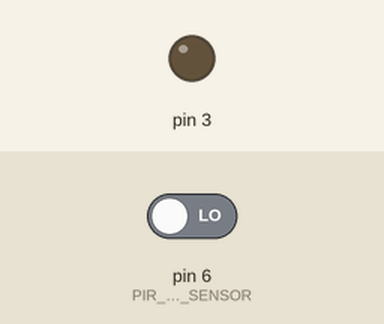
This program was run on a simulated Arduino Uno, built with avr-gcc and run on an emulated ATmega328P. Parts: output pins drawn as LEDs (lit = HIGH). The inputs (shaded band) are chosen by the test bench; at power-on: pin 6 (PIR_MOTION_SENSOR) LOW.

Above: at 1.2 s.
1.3 s: pin 6 (PIR_MOTION_SENSOR) driven HIGH
At 1.9 s:
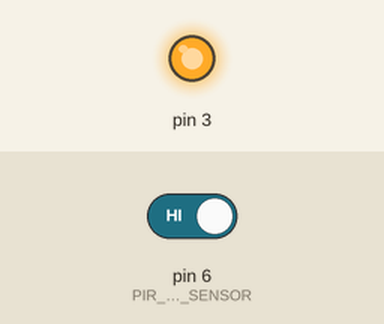
2.8 s: pin 6 (PIR_MOTION_SENSOR) driven LOW
At 4.2 s:
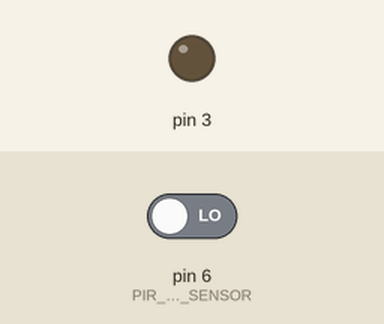
Timing chart, 0 to 5.8 s (numbered marks = the images above; inputs shaded):
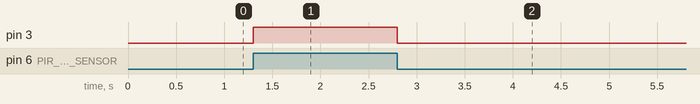

Measured:
- after the input at 1.3 s, pin 3: LOW → HIGH at once
- after the input at 2.8 s, pin 3: HIGH → LOW at once

The program:

main.cpp
```cpp
#include <Arduino.h>

// Prototypes des fonctions (exigés en C++ : une fonction est déclarée avant d'être appelée)
void initialiserLesBrochesDuArduino();
void allumerLaDEL();
void eteindreLaDEL();
boolean iYatiKekun();
/*
    Auteur:       Alain Boudreault
    Date:         2021.10.26
    Clientèle:    Étudiant(e)s du cours 420-1C4: Objets connectés de CSTJ.
    Description:  Allumer une DEL si une personne est détectée dans la zone
                  de captation du module Grove 'Adjustable PIR Motion Sensor'.

    Référence:    https://wiki.seeedstudio.com/Grove-Adjustable_PIR_Motion_Sensor/
*/

#define PIR_MOTION_SENSOR 6
#define LED 3.

void setup()
{
    // Initialiser les broches pour la DEL et le détecteur de mouvements
    initialiserLesBrochesDuArduino();
} // setup

void loop()
{
    iYatiKekun() ? allumerLaDEL() : eteindreLaDEL();
} // loop

/* ---------------------------------------------------------
   Fonction: Initialiser les broches du Arduino
   Retour:   void
   ------------------------------------------------------ */
void initialiserLesBrochesDuArduino()
{
    pinMode(PIR_MOTION_SENSOR, INPUT);
    pinMode(LED,OUTPUT);
} // initialiserLesBrochesDuArduino

/* ---------------------------------------------------------
   Fonction: Allumer la DEL connectée à la broche DEL
   Retour:   void
   ------------------------------------------------------ */
void allumerLaDEL()
{
    digitalWrite(LED,HIGH);
} // allumerLaDEL

/* ---------------------------------------------------------
   Fonction: Éteindre la DEL connectée à la broche DEL
   Retour:   void
   ------------------------------------------------------ */
void eteindreLaDEL()
{
    digitalWrite(LED,LOW);
} // eteindreLaDEL

/* ---------------------------------------------------------
   Fonction: Détecter une personne dans la zone du capteur.
   Retour:   boolean, retourne 'vrai' s'il y a détection.
   ---------------------------------------------------------
*/
boolean iYatiKekun()
{
    int sensorValue = digitalRead(PIR_MOTION_SENSOR);
    if(sensorValue == HIGH) // si valeur du capteur PIR est HIGH (1) alors
    {
        return true;   // Oh, il y a un coquin qui est passé devant le capteur!
    }
    else
    {
        return false;  // Et ben non :-(, pas de visite ...
    }
}
```
